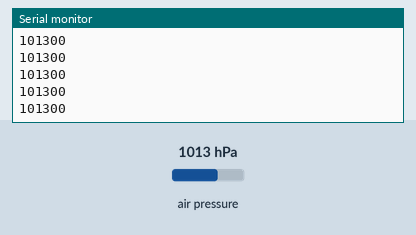
Simulated run of this sketch. Board: Arduino Uno, built with avr-gcc and run on an emulated ATmega328P. Parts: the last lines printed to the serial monitor. The inputs (shaded band) are chosen by the test bench; at power-on: air pressure 1013 hPa.

Above: at 1.2 s.
1.3 s: air pressure set to 952 hPa
At 1.43 s:
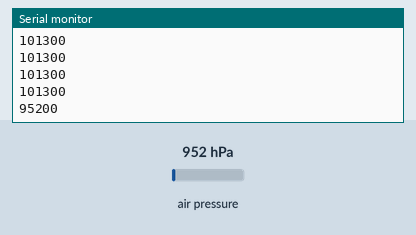
2.8 s: air pressure set to 975 hPa
At 2.8 s:
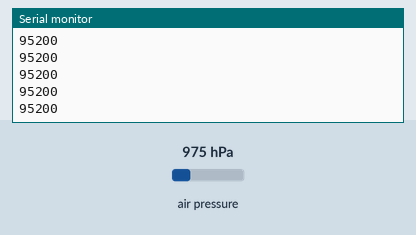
Timing chart, 0 to 5.8 s (numbered marks = the images above; inputs shaded):
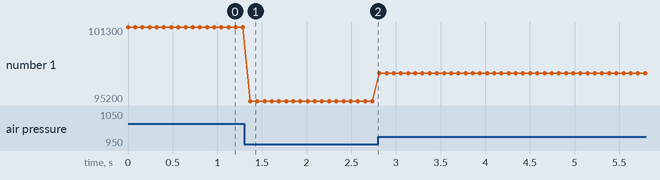

Measured:
- after the input at 1.3 s, the serial monitor: prints a new line after 0.07 s (image 1)
- plotted number 1: 101300 → 95200 after the input at 1.3 s, 95200 → 97500 after the input at 2.8 s

The sketch:

PressureSensor.ino
```cpp
#include <Wire.h>
#include <Adafruit_BMP085.h>

#define seaLevelPressure_hPa 1013.25

Adafruit_BMP085 bmp;

void setup() {
 Serial.begin(9600);
 if (!bmp.begin(BMP085_ULTRAHIGHRES))
 {
   Serial.println("Can't connect to sensor");
   while (1) {}
 }
}

void loop() {
   Serial.println(bmp.readPressure());
   //Serial.println(bmp.readTemperature());
   delay(80);
}
```
